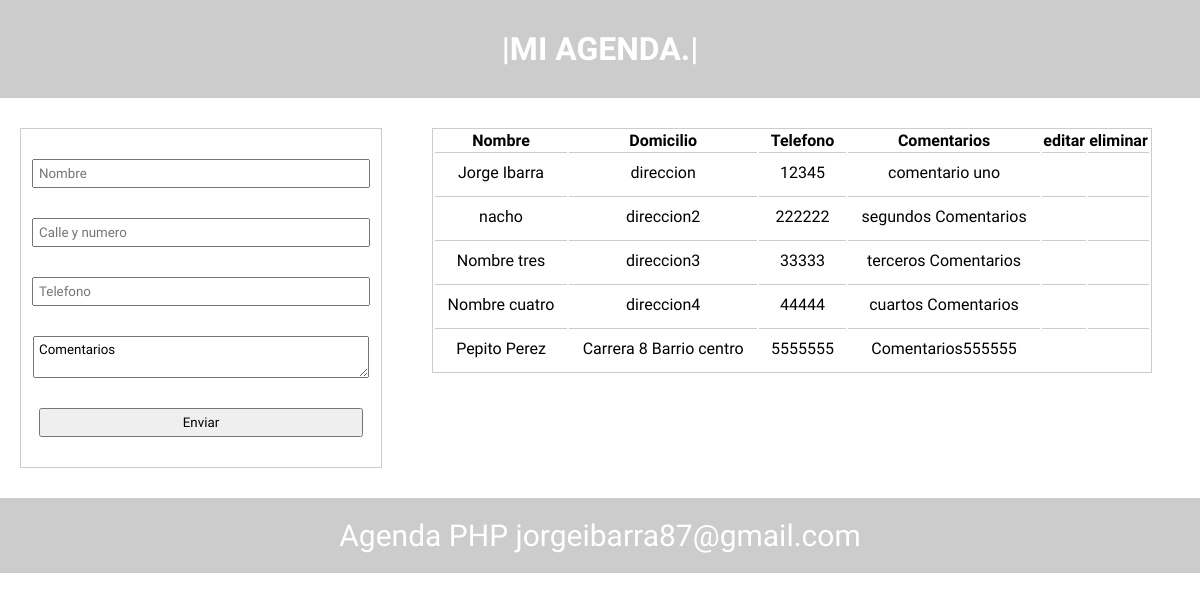
The page / on the database its author committed.
### tables this page shows
CREATE TABLE `contactos` (
  `id` int(10) NOT NULL,
  `nombre` varchar(40) NOT NULL,
  `domicilio` varchar(80) NOT NULL,
  `telefono` varchar(14) NOT NULL,
  `comentarios` varchar(100) NOT NULL
);

### class.agenda.php (called while the page is built, shortened)
<?php
	class Agenda{
		public function select(){
			$db = new Conexion();
			$sql="SELECT * FROM `contactos`";
			$result = $db->query($sql);
			return $result;
		}
	}
?>

### tabla.php (the view)
<table>
	<th>Nombre</th>
	<th>Domicilio</th>
	<th>Telefono</th>
	<th>Comentarios</th>
	<th>editar</th>
	<th>eliminar</th>
<?php
$agenda = Agenda::ningunDato();
$datos = $agenda->select();
while ($row = $datos->fetch_array()) {
	echo '<tr>';
	echo '<td>',$row['nombre'],'</td>';
	echo '<td>',$row['domicilio'],'</td>';
	echo '<td>',$row['telefono'],'</td>';
	echo '<td>',$row['comentarios'],'</td>';
	echo "<td><a class = \"icon-pencil\" href=\"index.php?accion=editar&&id=$row[id]\"></a></td>";
	echo "<td><a class = \"icon-cross\" href=\"index.php?accion=eliminar&&id=$row[id]\"></a></td>";
	echo '<tr>';
}
?>
</table>

### index.php (shortened to what this page needs)
<?php
include 'class.agenda.php';
$datos = array('nombre'=>'', 'domicilio'=>'', 'telefono'=>'', 'comentarios'=>'Comentarios', 'id'=>'');
include 'get.php';
?>
<!DOCTYPE html>
<html>
<head>
	<link rel="stylesheet" type="text/css" href="css/style.css">
	<link rel="stylesheet" type="text/css" href="css/fonts.css">
</head>
<body>
	<header><a href="index.php"><h1>|MI AGENDA.|</h1></a></header>
	<form action="post.php" method="post">
		<input type="text" name="nombre" value="<?php echo $datos['nombre']; ?>" placeholder="Nombre" required="required">
		<input type="text" name="domicilio" value="<?php echo $datos['domicilio']; ?>" placeholder="Calle y numero" required="required">
		<input type="text" name="telefono" value="<?php echo $datos['telefono']; ?>" placeholder="Telefono" required="required">
		<textarea name="comentarios" required="required"><?php echo $datos['comentarios']; ?></textarea>
		<input type="submit" name="submit" value="Enviar">
	</form>
	<?php include 'tabla.php'; ?>
<footer>Agenda PHP jorgeibarra87@gmail.com</footer>
</body>
</html>

### css/style.css (style rules this page uses)
* { margin: 0px; padding: 0px; font-family: 'Kaushan Script', cursive; }
h1 { text-align: center; padding: 30px; background-color: #ccc; color: #fff; }
a { text-decoration: none; }
form { float: left; margin: 30px 20px; width: 30%; border: 1px solid #ccc; overflow: hidden; }
input, textarea { width: 90%; padding: 5px; display: block; margin: 30px auto; }
table { float: left; margin: 30px; width: 60%; text-align: center; border: 1px solid #ccc; }
td { border-top: 1px solid #ccc; padding: 10px; }
footer { clear: both; text-align: center; padding: 20px; background-color: #ccc; color: #fff; font-size: 30px; }

### rows shown on the page
contactos: nombre "Jorge Ibarra", domicilio "direccion", telefono "12345", comentarios "comentario uno"
contactos: nombre "nacho", domicilio "direccion2", telefono "222222", comentarios "segundos Comentarios"
contactos: nombre "Nombre tres", domicilio "direccion3", telefono "33333", comentarios "terceros Comentarios"
contactos: nombre "Nombre cuatro", domicilio "direccion4", telefono "44444", comentarios "cuartos Comentarios"
contactos: nombre "Pepito Perez", domicilio "Carrera 8 Barrio centro", telefono "5555555", comentarios "Comentarios555555"
